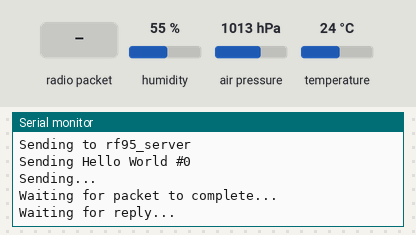
Simulated run of this sketch. Board: Arduino Uno, built with avr-gcc and run on an emulated ATmega328P. On the bench: the last lines printed to the serial monitor. Inputs (shaded band) come from the test bench; at power-on: humidity 55 %, air pressure 1013 hPa, temperature 24 °C. No radio packets arrive unless stated.

Above: at 1.3 s.
1.4 s: radio packet "1" arrives
At 2.2 s:
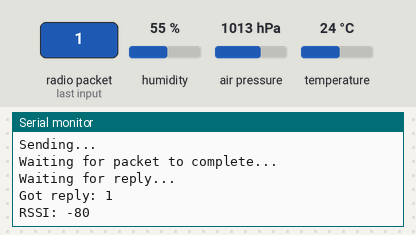
2.9 s: humidity set to 22 %
At 13.5 s:
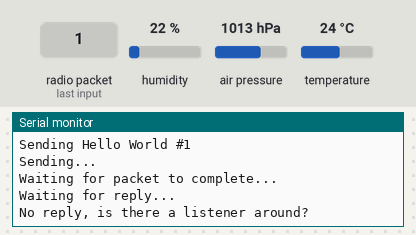
14.1 s: air pressure set to 952 hPa
At 14.7 s:
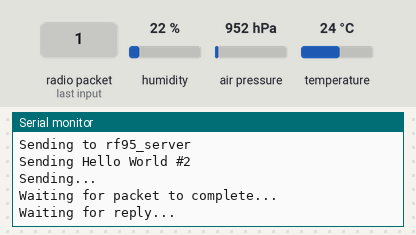
15.6 s: temperature set to 12 °C
17.1 s: radio packet "0" arrives
At 17.9 s:
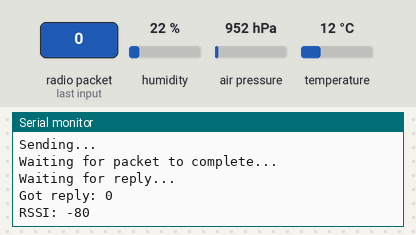
Timing chart, 0 to 19.6 s (numbered marks = the images above; inputs shaded):
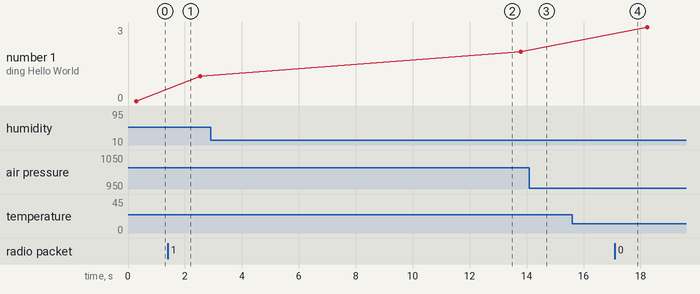

The sketch:

Transmitter.ino
```cpp
// LoRa 9x_TX
// -*- mode: C++ -*-
// Example sketch showing how to create a simple messaging client (transmitter)
// with the RH_RF95 class. RH_RF95 class does not provide for addressing or
// reliability, so you should only use RH_RF95 if you do not need the higher

// BME sensor
#include <Wire.h>
#include <SPI.h>
#include <Adafruit_Sensor.h>
#include <Adafruit_BME280.h>

#define BME_SCL A5
#define BME_SDA A4

#define SEALEVELPRESSURE_HPA (1013.25)

Adafruit_BME280 bme; // I2C

// LoRa

#include <RadioHead.h>
#include <RH_RF95.h>

#define RFM95_CS 10
#define RFM95_RST 9
#define RFM95_INT 2

#define RF95_FREQ 915.0

// Singleton instance of the radio driver
RH_RF95 rf95(RFM95_CS, RFM95_INT);
// increase range by decreasing bw or increasing spreading factor

// Defults:
// Bw = 125 kHz (7.8 - 500)
// Cr = 4/5
// Sf = 7 (6 - 12)
// CRC on


uint8_t data[RH_RF95_MAX_MESSAGE_LEN];

void setup()
{
  pinMode(RFM95_RST, OUTPUT);
  digitalWrite(RFM95_RST, HIGH);

  while (!Serial);
  Serial.begin(9600);
  delay(100);

  Serial.println("Arduino LoRa TX Test!");

  // manual reset
  digitalWrite(RFM95_RST, LOW);
  delay(10);
  digitalWrite(RFM95_RST, HIGH);
  delay(10);

  while (!rf95.init()) {
    Serial.println("LoRa radio init failed");
    while (1);
  }
  Serial.println("LoRa radio init OK!");

  // Defaults after init are 434.0MHz, modulation GFSK_Rb250Fd250, +13dbM
  if (!rf95.setFrequency(RF95_FREQ)) {
    Serial.println("setFrequency failed");
    while (1);
  }
  Serial.print("Set Freq to: "); Serial.println(RF95_FREQ);

  // Defaults after init are 434.0MHz, 13dBm, Bw = 125 kHz, Cr = 4/5, Sf = 128chips/symbol, CRC on

  // The default transmitter power is 13dBm, using PA_BOOST.
  // If you are using RFM95/96/97/98 modules which uses the PA_BOOST transmitter pin, then
  // you can set transmitter powers from 5 to 23 dBm:
  rf95.setTxPower(23, false);
}

int16_t packetnum = 0;  // packet counter, we increment per xmission
void loop() {
  Sense();
  Transmit();
}


void Sense() {
    Serial.print("Temperature = ");
    Serial.print(bme.readTemperature());
    Serial.println(" *C");

    Serial.print("Pressure = ");

    Serial.print(bme.readPressure() / 100.0F);
    Serial.println(" hPa");

    Serial.print("Approx. Altitude = ");
    Serial.print(bme.readAltitude(SEALEVELPRESSURE_HPA));
    Serial.println(" m");

    Serial.print("Humidity = ");
    Serial.print(bme.readHumidity());
    Serial.println(" %");

    Serial.println();
}


void Transmit()
{
  Serial.println("Sending to rf95_server");
  // Send a message to rf95_server

  char radiopacket[20] = "Hello World #      ";  // replace with stringified readings
  itoa(packetnum++, radiopacket+13, 10);
  Serial.print("Sending "); Serial.println(radiopacket);
  radiopacket[19] = 0;

  //
  Serial.println("Sending..."); delay(10);
  rf95.send((uint8_t *)radiopacket, strlen(radiopacket));
  //


  Serial.println("Waiting for packet to complete..."); delay(10);
  rf95.waitPacketSent();
  // Now wait for a reply
  uint8_t buf[RH_RF95_MAX_MESSAGE_LEN];
  uint8_t len = sizeof(buf);

  Serial.println("Waiting for reply..."); delay(10);
  if (rf95.waitAvailableTimeout(10000))
  {
    // Should be a reply message for us now
    // If successful, sleep
    if (rf95.recv(buf, &len))
   {
      Serial.print("Got reply: ");
      Serial.println((char*)buf);
      Serial.print("RSSI: ");
      Serial.println(rf95.lastRssi(), DEC);
    }
    // after n loops accept failed, sleep, write to chip?
    else
    {
      Serial.println("Receive failed");
    }
  }
  else
  {
    Serial.println("No reply, is there a listener around?");
  }
  delay(1000);
}
```

Measured:
- after the input at 1.4 s, the serial monitor: prints a new line at once (image 1)
- after the input at 17.1 s, the serial monitor: prints a new line at once (image 4)
- plotted number 1: 0 → 1 after the input at 1.4 s, 2 → 3 after the input at 17.1 s
